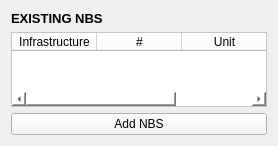
              <widget class="QWidget" name="NBS_Box">
               <property name="geometry">
                <rect>
                 <x>0</x>
                 <y>0</y>
                 <width>274</width>
                 <height>146</height>
                </rect>
               </property>
               <attribute name="label">
                <string>NATURE BASED SOLUTIONS</string>
               </attribute>
               <layout class="QVBoxLayout" name="verticalLayout_7">
                <item>
                 <widget class="QLabel" name="ExistingNBS_Labael_8">
                  <property name="sizePolicy">
                   <sizepolicy hsizetype="Preferred" vsizetype="Minimum">
                    <horstretch>0</horstretch>
                    <verstretch>0</verstretch>
                   </sizepolicy>
                  </property>
                  <property name="maximumSize">
                   <size>
                    <width>16777215</width>
                    <height>15</height>
                   </size>
                  </property>
                  <property name="whatsThis">
                   <string/>
                  </property>
                  <property name="styleSheet">
                   <string notr="true">background-color: rgba(0, 0, 0, 0)</string>
                  </property>
                  <property name="text">
                   <string>&lt;html&gt;&lt;head/&gt;&lt;body&gt;&lt;p&gt;&lt;span style=&quot; font-size:10pt; font-weight:700;&quot;&gt;EXISTING NBS&lt;/span&gt;&lt;/p&gt;&lt;/body&gt;&lt;/html&gt;</string>
                  </property>
                  <property name="textFormat">
                   <enum>Qt::RichText</enum>
                  </property>
                  <property name="margin">
                   <number>0</number>
                  </property>
                 </widget>
                </item>
                <item>
                 <widget class="QTableWidget" name="NBS_TAble_8">
                  <property name="sizePolicy">
                   <sizepolicy hsizetype="MinimumExpanding" vsizetype="Expanding">
                    <horstretch>0</horstretch>
                    <verstretch>0</verstretch>
                   </sizepolicy>
                  </property>
                  <property name="styleSheet">
                   <string notr="true">background-color: white</string>
                  </property>
                  <property name="autoScrollMargin">
                   <number>10</number>
                  </property>
                  <property name="alternatingRowColors">
                   <bool>false</bool>
                  </property>
                  <property name="showGrid">
                   <bool>true</bool>
                  </property>
                  <property name="rowCount">
                   <number>0</number>
                  </property>
                  <property name="columnCount">
                   <number>3</number>
                  </property>
                  <attribute name="horizontalHeaderMinimumSectionSize">
                   <number>26</number>
                  </attribute>
                  <attribute name="horizontalHeaderDefaultSectionSize">
                   <number>85</number>
                  </attribute>
                  <attribute name="horizontalHeaderHighlightSections">
                   <bool>true</bool>
                  </attribute>
                  <attribute name="horizontalHeaderShowSortIndicator" stdset="0">
                   <bool>true</bool>
                  </attribute>
                  <attribute name="verticalHeaderMinimumSectionSize">
                   <number>20</number>
                  </attribute>
                  <attribute name="verticalHeaderShowSortIndicator" stdset="0">
                   <bool>false</bool>
                  </attribute>
                  <column>
                   <property name="text">
                    <string>Infrastructure</string>
                   </property>
                  </column>
                  <column>
                   <property name="text">
                    <string>#</string>
                   </property>
                  </column>
                  <column>
                   <property name="text">
                    <string>Unit</string>
                   </property>
                  </column>
                 </widget>
                </item>
                <item>
                 <widget class="QPushButton" name="NBS_Button_8">
                  <property name="styleSheet">
                   <string notr="true">background-color: #F5F5F5</string>
                  </property>
                  <property name="text">
                   <string>Add NBS</string>
                  </property>
                 </widget>
                </item>
                <item>
                 <spacer name="verticalSpacer_17">
                  <property name="orientation">
                   <enum>Qt::Vertical</enum>
                  </property>
                  <property name="sizeHint" stdset="0">
                   <size>
                    <width>20</width>
                    <height>40</height>
                   </size>
                  </property>
                 </spacer>
                </item>
               </layout>
              </widget>
